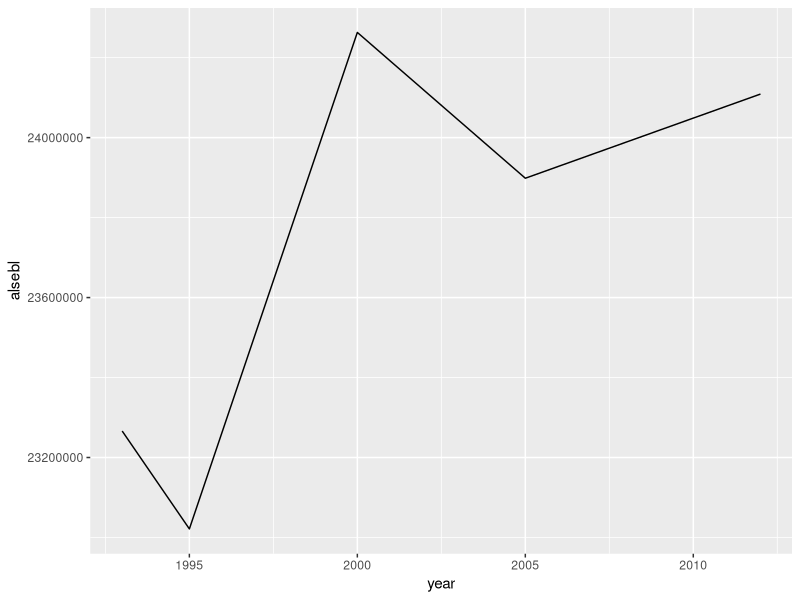
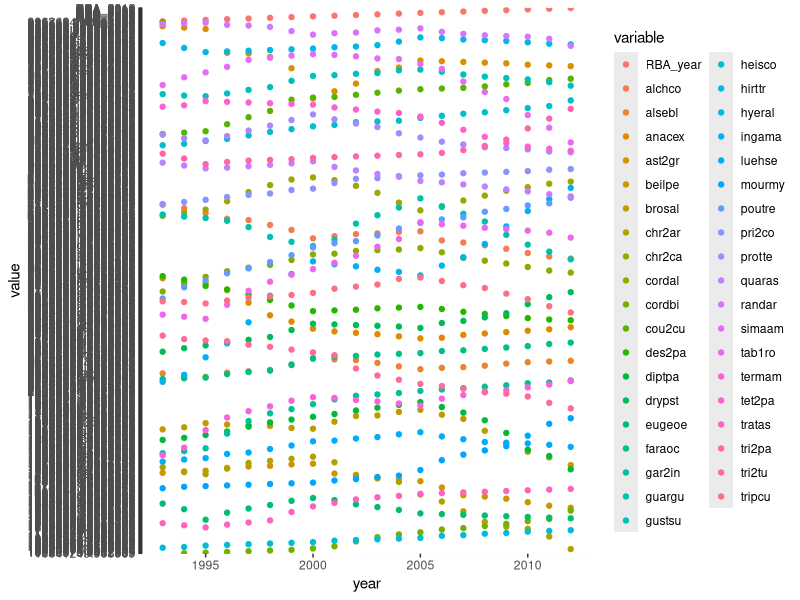

Source code (R) for these figures, in order:
## ---- chunk 1
knitr::opts_chunk$set(echo = TRUE)
## ---- chunk 2
library(tidyverse)
library(readr)
library(skimr)
## ---- chunk 3
Dataset1_BCIseedproduction <- read_csv("Dataset1_BCIseedproduction.csv")
View(Dataset1_BCIseedproduction)
skim(Dataset1_BCIseedproduction)
## ---- chunk 4
repro_basal_area <- Dataset1_BCIseedproduction %>%
                    mutate(sp = species) %>%
                    mutate(RBA_units_m2 = RBA_2012/1000000) %>%
                    select(sp, RBA_2012, RBA_units_m2)
head(repro_basal_area)

## ---- chunk 5
RBA_change_by_sp_test <- Dataset1_BCIseedproduction %>%
                          select(species, RBA_1993:RBA_2012)
head(RBA_change_by_sp_test)
#cool that limited df to just RBA_year values

RBA_change_by_year_df <- RBA_change_by_sp_test %>%
   column_to_rownames(var = "species") %>%
   t() %>%
   data.frame() %>%
   rownames_to_column(var = "RBA_year") %>%
   mutate(year = 1993:2012)

head(RBA_change_by_year_df)
skim(RBA_change_by_year_df)
## ---- chunk 6
ggplot(data = RBA_change_by_year_df, aes(x = year, y = alsebl)) + geom_line()
## ---- chunk 7
library("reshape2")
library("ggplot2")

test_data_long <- melt(RBA_change_by_year_df, id = "year")  # convert to long format

ggplot(data = test_data_long,
       aes(x = year, y = value, colour = variable)) +
       geom_point()
#oh wow. no time to play with this right now.
